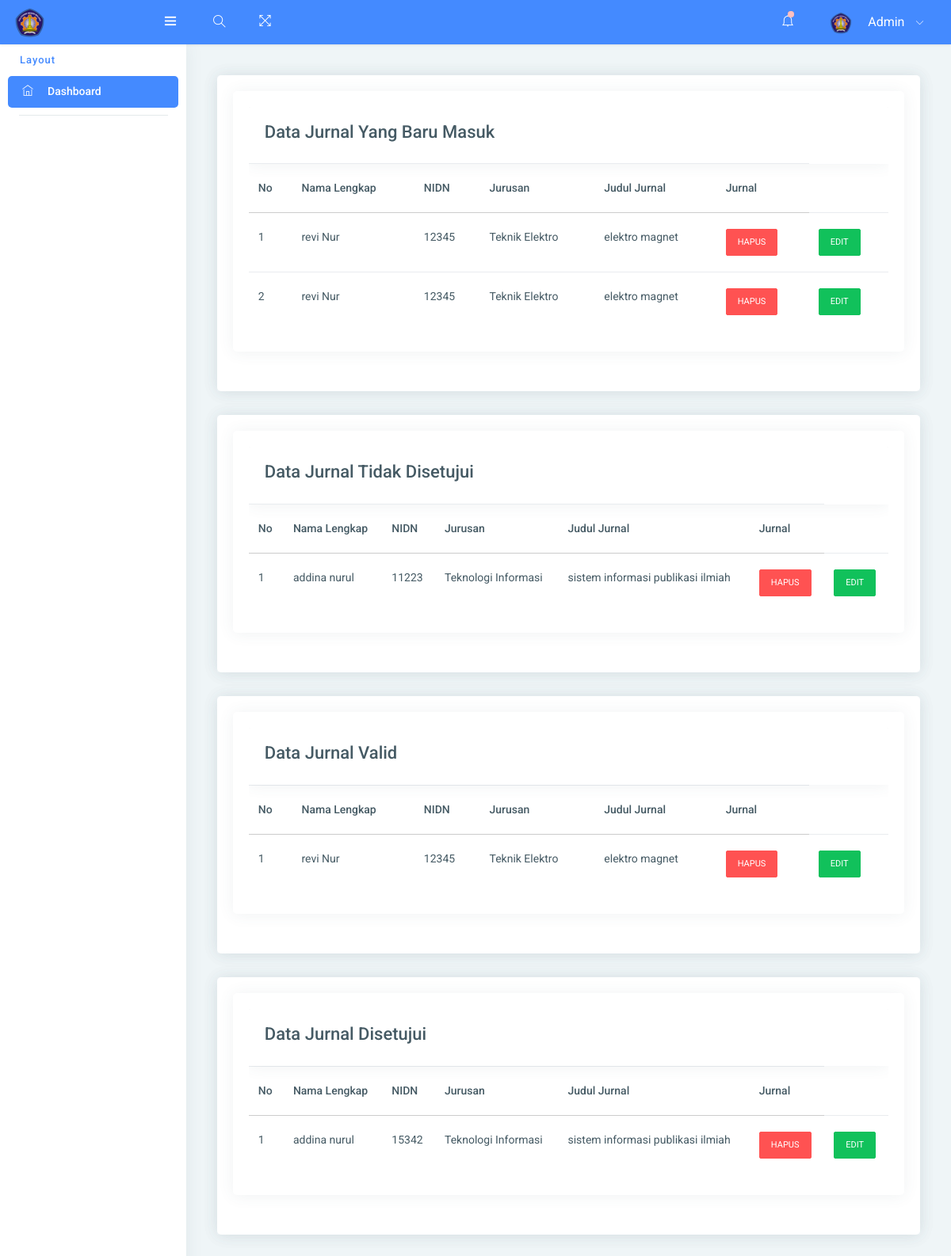
Page /admin.php?halaman=admin (signed in) on the committed database.
### tables this page shows
CREATE TABLE `jurnal` (
  `id_jurnal` int(40) NOT NULL,
  `email` varchar(50) NOT NULL,
  `nama_lengkap` varchar(50) NOT NULL,
  `nidn` varchar(40) NOT NULL,
  `jurusan` varchar(50) NOT NULL,
  `program_studi` varchar(40) NOT NULL,
  `no_hp` varchar(25) NOT NULL,
  `sinta` varchar(255) NOT NULL,
  `scopus` varchar(255) NOT NULL,
  `kontribusi` varchar(35) NOT NULL,
  `judul_artikel` varchar(100) NOT NULL,
  `nama_jurnal` varchar(100) NOT NULL,
  `kualifikasi` varchar(255) NOT NULL,
  `url_artikel` varchar(255) NOT NULL,
  `name` varchar(255) NOT NULL,
  `upload_artikel` varchar(255) NOT NULL,
  `upload_surat` varchar(255) NOT NULL,
  `user_id` int(10) NOT NULL,
  `status` varchar(50) NOT NULL
);

### daftaradmin.php (the view)
<div class="page-body">
<div class="card">
	<div class="card-header">
		<div class="card">
		<div class="card-block table-border-style">
        <div class="table-responsive">
        	<div class="card-header">
				<h4>Data Jurnal Yang Baru Masuk</h4>
			</div>
    		<table id="example1" class="table">
    		<thead>
      			<tr>
          			<tr>
			            <th>No </th>
			            <th>Nama Lengkap</th>
			            <th>NIDN</th>
			            <th>Jurusan</th>
			            <th>Judul Jurnal</th>
      					<th coslpan>Jurnal</th>
				    </tr>
				</tr>
        	</thead>
			<tbody>
			    <?php
		    include 'koneksi.php';
		    $film = mysqli_query($koneksi, "SELECT * from jurnal where status ='verif'");
		    $nomor = 1;
		  	while ($row=mysqli_fetch_array($film)){
		        echo "<tr>
		            <td>".$nomor."</td>
		            <td>".$row['nama_lengkap']."</td>
		            <td>".$row['nidn']."</td>
		            <td>".$row['jurusan']."</td>
		            <td>".$row['nama_jurnal']."</td>
		      	<td><a class='btn btn-danger btn-sm' href='hapus.php?id_jurnal=$row[id_jurnal]' onclick=\"return confirm('Yakin mau dihapus?');\">HAPUS</a></td>
				<td><a class='btn btn-success btn-sm' href='editForm.php?id_jurnal=$row[id_jurnal]' onclick=\"return confirm('Yakin mau diedit?');\">EDIT</a></td>
		        </tr>";
		        $nomor++;
		    }
    		?>
			  </tbody>
			</table>
		</div>
		</div>
		</div>
	</div>
</div>
<div class="card">
	<div class="card-header">
		<div class="card">
		<div class="card-block table-border-style">
        <div class="table-responsive">
        	<div class="card-header">
				<h4>Data Jurnal Tidak Disetujui</h4>
			</div>
    		<table id="example1" class="table">
    		<thead>
      			<tr>
          			<tr>
			            <th>No </th>
			            <th>Nama Lengkap</th>
			            <th>NIDN</th>
			            <th>Jurusan</th>
			            <th>Judul Jurnal</th>
      					<th coslpan>Jurnal</th>
				    </tr>
				</tr>
        	</thead>
			<tbody>
			    <?php
		    include 'koneksi.php';
		    $film = mysqli_query($koneksi, "SELECT * from jurnal where status ='tidak disetujui'");
		    $nomor = 1;
		  	while ($row=mysqli_fetch_array($film)){
		        echo "<tr>
		            <td>".$nomor."</td>
		            <td>".$row['nama_lengkap']."</td>
		            <td>".$row['nidn']."</td>
		            <td>".$row['jurusan']."</td>
		            <td>".$row['nama_jurnal']."</td>
					<td><a class='btn btn-danger btn-sm' href='hapus.php?id_jurnal=$row[id_jurnal]' onclick=\"return confirm('Yakin mau dihapus?');\">HAPUS</a></td>
					<td><a class='btn btn-success btn-sm' href='editForm.php?id_jurnal=$row[id_jurnal]' onclick=\"return confirm('Yakin mau diedit?');\">EDIT</a></td>
		        </tr>";
		        $nomor++;
		    }
    		?>
			  </tbody>
			</table>
		</div>
		</div>
		</div>
	</div>
</div>
<div class="card">
	<div class="card-header">
		<div class="card">
		<div class="card-block table-border-style">
        <div class="table-responsive">
        	<div class="card-header">
				<h4>Data Jurnal Valid</h4>
			</div>
    		<table id="example1" class="table">
    		<thead>
      			<tr>
          			<tr>
			            <th>No </th>
			            <th>Nama Lengkap</th>
			            <th>NIDN</th>
			            <th>Jurusan</th>
			            <th>Judul Jurnal</th>
      					<th coslpan>Jurnal</th>
				    </tr>
				</tr>
        	</thead>
			<tbody>
			    <?php
		    include 'koneksi.php';
		    $film = mysqli_query($koneksi, "SELECT * from jurnal where status ='valid'");
		    $nomor = 1;
		  	while ($row=mysqli_fetch_array($film)){
		        echo "<tr>
		            <td>".$nomor."</td>
		            <td>".$row['nama_lengkap']."</td>
		            <td>".$row['nidn']."</td>
		            <td>".$row['jurusan']."</td>
		            <td>".$row['nama_jurnal']."</td>
					<td><a class='btn btn-danger btn-sm' href='hapus.php?id_jurnal=$row[id_jurnal]' onclick=\"return confirm('Yakin mau dihapus?');\">HAPUS</a></td>
					<td><a class='btn btn-success btn-sm' href='editForm.php?id_jurnal=$row[id_jurnal]' onclick=\"return confirm('Yakin mau diedit?');\">EDIT</a></td>
		        </tr>";
		        $nomor++;
		    }
    		?>
			  </tbody>
			</table>
		</div>
		</div>
		</div>
	</div>
</div>
<div class="card">
	<div class="card-header">
		<div class="card">
		<div class="card-block table-border-style">
        <div class="table-responsive">
        	<div class="card-header">
				<h4>Data Jurnal Disetujui</h4>
			</div>
    		<table id="example1" class="table">
    		<thead>
      			<tr>
          			<tr>
			            <th>No </th>
			            <th>Nama Lengkap</th>
			            <th>NIDN</th>
			            <th>Jurusan</th>
			            <th>Judul Jurnal</th>
      					<th coslpan>Jurnal</th>
				    </tr>
				</tr>
        	</thead>
			<tbody>
			    <?php
		    include 'koneksi.php';
		    $film = mysqli_query($koneksi, "SELECT * from jurnal where status ='disetujui'");
		    $nomor = 1;
		  	while ($row=mysqli_fetch_array($film)){
		        echo "<tr>
		            <td>".$nomor."</td>
		            <td>".$row['nama_lengkap']."</td>
		            <td>".$row['nidn']."</td>
		            <td>".$row['jurusan']."</td>
		            <td>".$row['nama_jurnal']."</td>
					<td><a class='btn btn-danger btn-sm' href='hapus.php?id_jurnal=$row[id_jurnal]' onclick=\"return confirm('Yakin mau dihapus?');\">HAPUS</a></td>
					<td><a class='btn btn-success btn-sm' href='editForm.php?id_jurnal=$row[id_jurnal]' onclick=\"return confirm('Yakin mau diedit?');\">EDIT</a></td>
		        </tr>";
		        $nomor++;
		    }
    		?>
			  </tbody>
			</table>
		</div>
		</div>
		</div>
	</div>
</div>
</div>

### admin.php (shortened to what this page needs)
<!DOCTYPE html>
<html lang="en">
<head>
    <link rel="stylesheet" href="assets/pages/waves/css/waves.min.css" type="text/css" media="all">
      <link rel="stylesheet" type="text/css" href="assets/css/bootstrap/css/bootstrap.min.css">
      <link rel="stylesheet" href="assets/pages/waves/css/waves.min.css" type="text/css" media="all">
      <link rel="stylesheet" type="text/css" href="assets/icon/themify-icons/themify-icons.css">
      <link rel="stylesheet" type="text/css" href="assets/icon/font-awesome/css/font-awesome.min.css">
      <link rel="stylesheet" type="text/css" href="assets/css/jquery.mCustomScrollbar.css">
        <link rel="stylesheet" href="https://www.amcharts.com/lib/3/plugins/export/export.css" type="text/css" media="all" />
      <link rel="stylesheet" type="text/css" href="assets/css/style.css">
</head>
<body>
  <div id="pcoded" class="pcoded">
      <div class="pcoded-container navbar-wrapper">
          <nav class="navbar header-navbar pcoded-header">
              <div class="navbar-wrapper">
                  <div class="navbar-logo">
                      <a class="mobile-menu waves-effect waves-light" id="mobile-collapse" href="#!">
                          <i class="ti-menu"></i>
                      </a>
                          <img class="img-fluid" src="assets/images/polinema-min.png" alt="Theme-Logo" />
                  </div>
                  <div class="navbar-container container-fluid">
                      <ul class="nav-left">
                          <li class="header-search">
                              <div class="main-search morphsearch-search">
                                  <div class="input-group">
                                      <input type="text" class="form-control">
                                      <span class="input-group-addon search-btn"><i class="ti-search"></i></span>
                                  </div>
                              </div>
                          </li>
                          <li>
                              <a href="#!" onclick="javascript:toggleFullScreen()" class="waves-effect waves-light">
                                  <i class="ti-fullscreen"></i>
                              </a>
                          </li>
                      </ul>
                      <ul class="nav-right">
                          <li class="header-notification">
                              <a href="#!" class="waves-effect waves-light">
                                  <i class="ti-bell"></i>
                                  <span class="badge bg-c-red"></span>
                              </a>
                          </li>
                          <li class="user-profile header-notification">
                              <a href="#!" class="waves-effect waves-light">
                                  <img src="assets/images/polinema-min.png" class="img-radius" alt="User-Profile-Image">
                                  <span>Admin</span>
                                  <i class="ti-angle-down"></i>
                              </a>
                          </li>
                      </ul>
                  </div>
              </div>
          </nav>
          <div class="pcoded-main-container">
              <div class="pcoded-wrapper">
                  <nav class="pcoded-navbar">
                        <?php include("kolomkiri_admin.php");?>
                  </nav>
                  <div class="pcoded-content">
                        <div class="pcoded-inner-content">
                            <div class="main-body">
                                <div class="page-wrapper">
                                    <div class="page-body">
                                      <?php include("kolomkanan.php");?>
                                    </div>
                                </div>
                            </div>
                        </div>
                    </div>
                </div>
            </div>
        </div>
    </div>
</body>
</html>

### kolomkiri_admin.php (shortened to what this page needs)
<div class="pcoded-inner-navbar main-menu">
  <div class="pcoded-navigation-label" data-i18n="nav.category.navigation">Layout</div>
  <ul class="pcoded-item pcoded-left-item">
    <li class="active">
      <a href="?halaman=admin" class="waves-effect waves-dark">
        <span class="pcoded-micon"><i class="ti-home"></i><b>D</b></span>
        <span class="pcoded-mtext" data-i18n="nav.dash.main">Dashboard</span>
      </a>
    </li>
  </ul>
</div>

### kolomkanan.php
<?php
$halaman = isset($_GET["halaman"])?$_GET["halaman"]:"";
$act = isset($_GET["act"])?$_GET["act"]:"";
if ($halaman=="beranda"){
	include("index.php");
}
elseif ($halaman=="dosen") {
	if ($act=="")
		include("pengajuan.php");
	elseif ($act=="siswa")
		include("dasboard.php");
}
elseif ($halaman=="verifikator") {
	if ($act=="")
		include("daftarverifikasi.php");
	elseif ($act=="detail")
		include("detailverif.php");
}
elseif ($halaman=="admin") {
	if ($act=="")
		include("daftaradmin.php");
	elseif ($act=="tambah")
		include("tambahinduk.php");
	elseif ($act=="editlhob")
		include("editlhob.php");
}
elseif ($halaman=="upt") {
	if ($act=="")
		include("uptverifikasi.php");
	elseif ($act=="status")
		include("status.php");
}
?>

### rows in the picture
jurnal: nama_lengkap "revi Nur", nidn "12345", jurusan "Teknik Elektro", nama_jurnal "elektro magnet"
jurnal: nama_lengkap "revi Nur", nidn "12345", jurusan "Teknik Elektro", nama_jurnal "elektro magnet"
jurnal: nama_lengkap "addina nurul", nidn "11223", jurusan "Teknologi Informasi", nama_jurnal "sistem informasi publikasi ilmiah"
jurnal: nama_lengkap "revi Nur", nidn "12345", jurusan "Teknik Elektro", nama_jurnal "elektro magnet"
jurnal: nama_lengkap "addina nurul", nidn "15342", jurusan "Teknologi Informasi", nama_jurnal "sistem informasi publikasi ilmiah"
